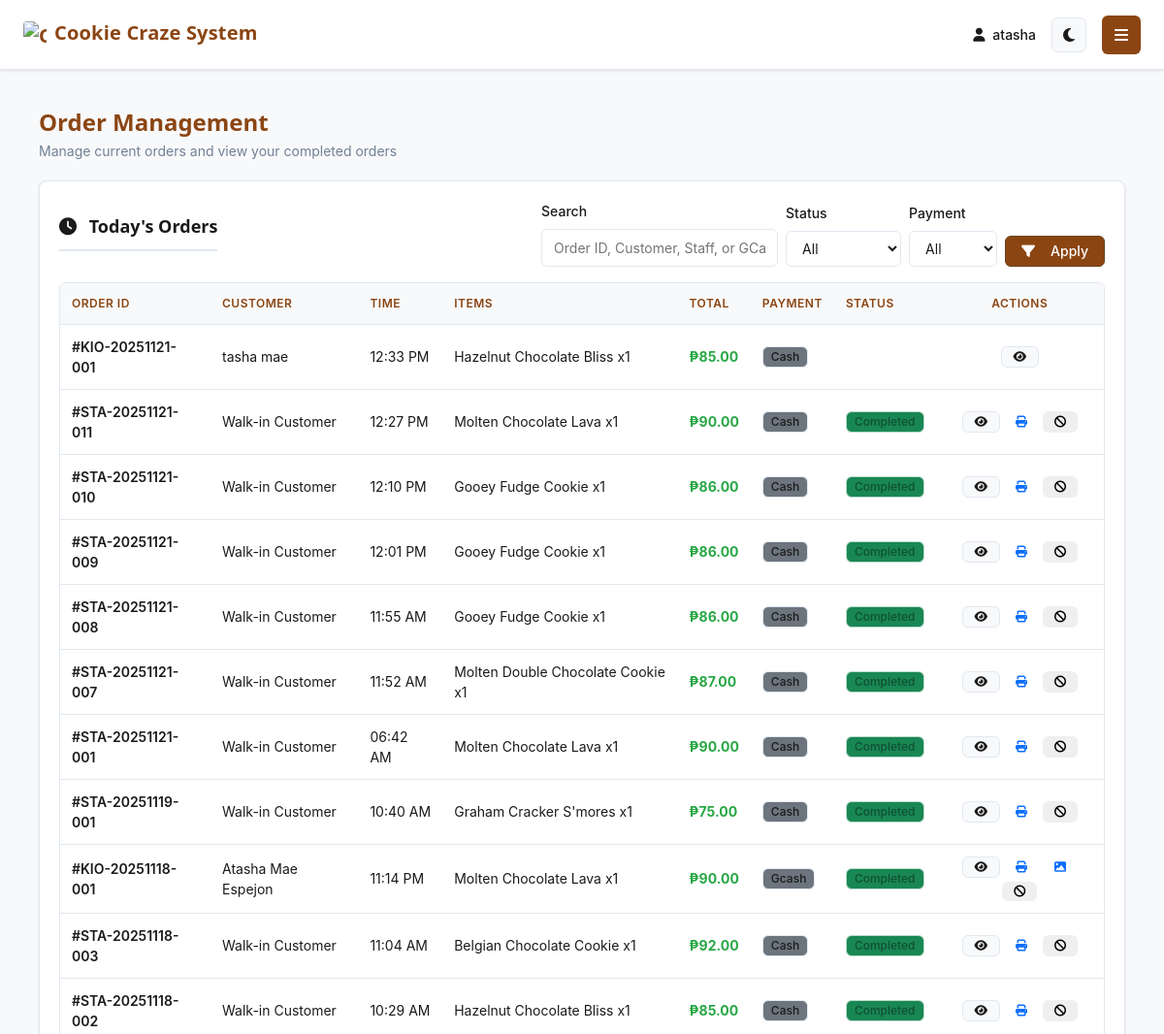
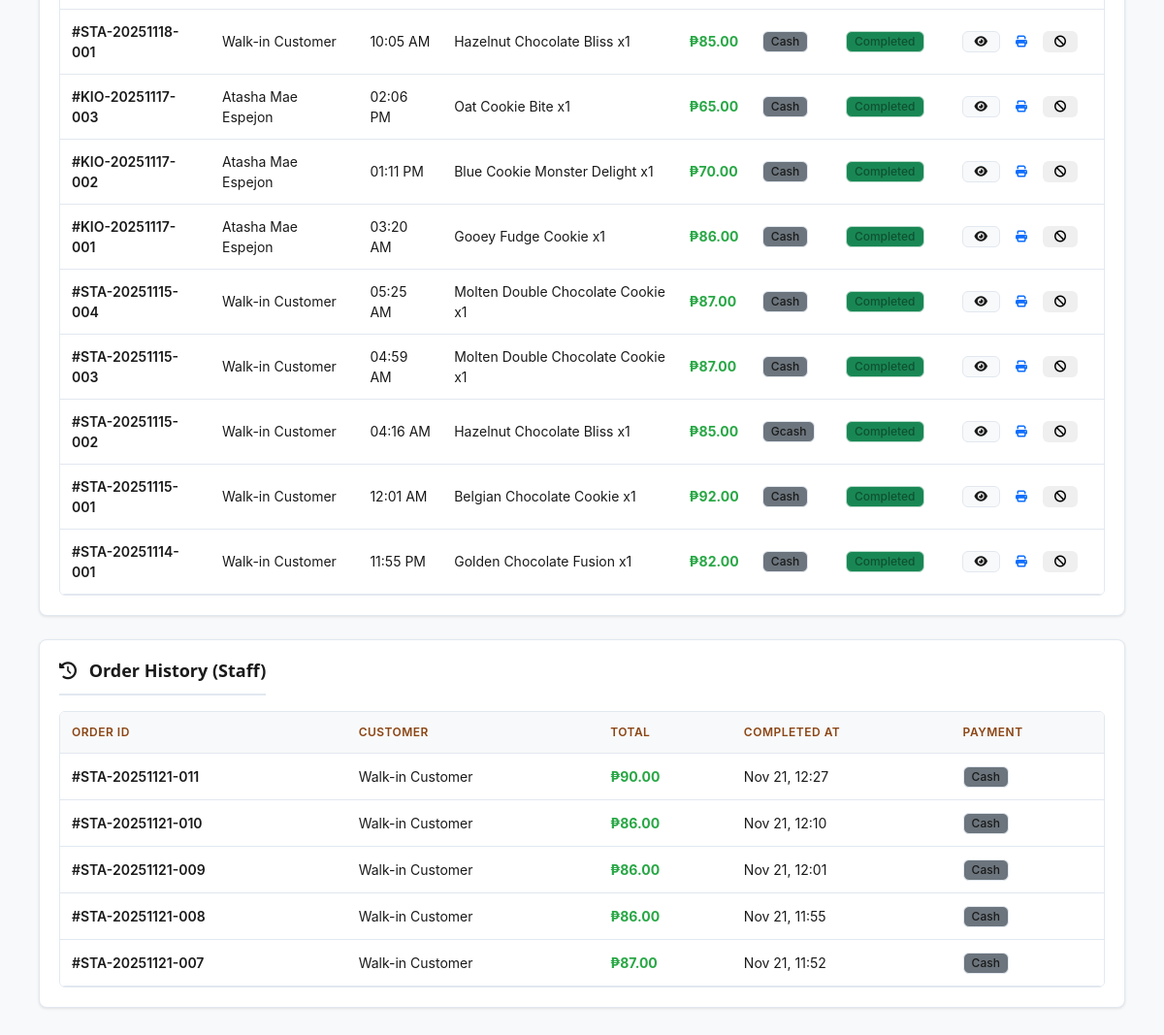
The app's page /app/order-management/ (signed in) with its own data (2 pictures, top to bottom).
### cookie_app/models.py (models this page shows, shortened)
class Order(models.Model):
    ORDER_TYPES = [('kiosk', 'Kiosk Order'), ('staff', 'Staff Recorded')]
    PAYMENT_METHODS = [('cash', 'Cash'), ('gcash', 'GCash')]
    STATUS_CHOICES = [
        ('pending', 'Pending'),
        ('preparing', 'Preparing'),
        ('ready', 'Ready'),
        ('completed', 'Completed'),
        ('voided', 'Voided'),
        ('cancelled', 'Cancelled')
    ]
    order_id = models.CharField(max_length=20, unique=True, blank=True)
    customer = models.ForeignKey(Customer, on_delete=models.SET_NULL, null=True, blank=True, related_name='orders')
    customer_name = models.CharField(max_length=100, blank=True, null=True)
    customer_phone = models.CharField(max_length=20, blank=True, null=True)
    hex_id = models.CharField(max_length=8, unique=True, blank=True, editable=False)
    staff = models.ForeignKey(User, on_delete=models.SET_NULL, null=True, blank=True, related_name='recorded_orders')
    branch = models.ForeignKey(Branch, on_delete=models.SET_NULL, null=True, blank=True, related_name='orders')
    order_type = models.CharField(max_length=10, choices=ORDER_TYPES, default='kiosk')
    total_amount = models.DecimalField(max_digits=10, decimal_places=2, validators=[MinValueValidator(Decimal('0.01'))])
    payment_method = models.CharField(max_length=20, choices=PAYMENT_METHODS, default='gcash')
    status = models.CharField(max_length=20, choices=STATUS_CHOICES, default='pending')
    notes = models.TextField(blank=True, null=True)
    is_paid = models.BooleanField(default=False)
    created_at = models.DateTimeField(auto_now_add=True)
    updated_at = models.DateTimeField(auto_now=True)
    paid_at = models.DateTimeField(null=True, blank=True)
    completed_at = models.DateTimeField(null=True, blank=True)
    is_daily_report = models.BooleanField(default=False)
    report_date = models.DateField(null=True, blank=True)
    gcash_reference = models.CharField(max_length=64, null=True, blank=True)
    gcash_amount = models.DecimalField(max_digits=10, decimal_places=2, null=True, blank=True)
    gcash_verified_by = models.ForeignKey(User, null=True, blank=True, on_delete=models.SET_NULL, related_name='gcash_verified_orders')
    gcash_verified_at = models.DateTimeField(null=True, blank=True)
    gcash_screenshot = models.ImageField(upload_to='gcash_receipts/', null=True, blank=True)
    cash_received = models.DecimalField(
        max_digits=10,
        decimal_places=2,
        null=True,
        blank=True,
        validators=[MinValueValidator(Decimal('0.00'))],
        help_text="Amount of cash received from customer"
    )
    change = models.DecimalField(
        max_digits=10,
        decimal_places=2,
        null=True,
        blank=True,
        validators=[MinValueValidator(Decimal('0.00'))],
        help_text="Change returned to customer"
    )
    class Meta:
        permissions = [
            ("void_any_order", "Can void any order"),
            ("view_all_orders", "Can view all orders"),
        ]

class OrderItem(models.Model):
    order = models.ForeignKey(Order, on_delete=models.CASCADE, related_name='items')
    cookie = models.ForeignKey(Cookie, on_delete=models.CASCADE)
    quantity = models.PositiveIntegerField(default=1, validators=[MinValueValidator(1)])
    price = models.DecimalField(max_digits=8, decimal_places=2, validators=[MinValueValidator(Decimal('0.01'))])
    @property
    def total_price(self):
        return self.quantity * self.price

class Cookie(models.Model):
    FLAVOR_CHOICES = [
        ('chocolate', 'Chocolate'), ('vanilla', 'Vanilla'), ('strawberry', 'Strawberry'),
        ('oatmeal', 'Oatmeal'), ('peanut_butter', 'Peanut Butter'), ('butter', 'Butter'),
        ('white_chocolate', 'White Chocolate'), ('almond', 'Almond'), ('pistachio', 'Pistachio'),
        ('caramel', 'Caramel'), ('mint_chocolate', 'Mint Chocolate'), ('cream_cheese', 'Cream Cheese'),
        ('spice', 'Spice'), ('ube', 'Ube'), ('matcha', 'Matcha'),
        ('chocolate_hazelnut', 'Chocolate Hazelnut'), ('chocolate_marshmallow', 'Chocolate Marshmallow'),
        ('almond_oat', 'Almond Oat'),
    ]
    category = models.ForeignKey(Category, on_delete=models.PROTECT, related_name='cookies')
    image = models.ImageField(upload_to='cookies/', null=True, blank=True)
    name = models.CharField(max_length=100)
    flavor = models.CharField(max_length=30, choices=FLAVOR_CHOICES)
    price = models.DecimalField(max_digits=6, decimal_places=2, validators=[MinValueValidator(Decimal('0.01'))])
    stock_quantity = models.IntegerField(default=0, validators=[MinValueValidator(0)])
    description = models.TextField(blank=True, null=True)
    expiration_date = models.DateField(blank=True, null=True)
    is_available = models.BooleanField(default=True)
    created_at = models.DateTimeField(auto_now_add=True)
    updated_at = models.DateTimeField(auto_now=True)

### cookie_app/views.py (the view)
    def _wrapped_view(request, *args, **kwargs):
        if not request.user.is_authenticated:
            return redirect('home')
        if not is_approved_staff(request.user):
            return redirect('pending_approval')
        return view_func(request, *args, **kwargs)

### templates/orders/order_management.html (shortened to what this page needs)
{% extends 'base.html' %}
{% load static %}
{% block content %}
<div class="content staff-page">
  <div class="unified-page-header">
    <div>
      <h1 class="unified-h1 mb-1">Order Management</h1>
      <p class="text-muted mb-1" style="font-size: var(--text-sm);">Manage current orders and view your completed orders</p>
    </div>
  </div>
  <div class="unified-card mb-4">
    <div class="d-flex justify-content-between align-items-center mb-3 flex-wrap gap-2">
      <h2 class="unified-h2 mb-0">
        <i class="fas fa-clock me-2"></i>
        {% if filter_values.is_admin %}All Orders{% else %}Today's Orders{% endif %}
      </h2>
      <form method="get" class="d-flex align-items-end gap-2 flex-wrap">
        <div>
          <label class="unified-form-label">Search</label>
          <input type="text" name="search" value="{{ filter_values.search }}" class="unified-form-control" placeholder="Order ID, Customer, Staff, or GCash Ref">
        </div>
        <div>
          <label class="unified-form-label">Status</label>
          <select name="status" class="unified-form-control">
            <option value="">All</option>
          </select>
        </div>
        <div>
          <label class="unified-form-label">Payment</label>
          <select name="payment" class="unified-form-control">
            <option value="">All</option>
          </select>
        </div>
        <button type="submit" class="unified-btn unified-btn-primary" style="margin-top: 1.6rem;">
          <i class="fas fa-filter me-2"></i>Apply
        </button>
      </form>
    </div>
    <div class="unified-table-container">
      <table class="unified-table">
        <thead>
          <tr>
            <th>Order ID</th>
            <th>Customer</th>
            <th>{% if filter_values.is_admin %}Created{% else %}Time{% endif %}</th>
            <th>Items</th>
            <th>Total</th>
            <th>Payment</th>
            <th>Status</th>
            <th class="text-center">Actions</th>
          </tr>
        </thead>
        <tbody>
          {% if orders_today %}
            {% for order in orders_today %}
              <tr>
                <td class="fw-semibold">#{{ order.order_id }}</td>
                <td>{{ order.customer_name|default:"Walk-in" }}</td>
                {% if filter_values.is_admin %}
                  <td>{{ order.staff.username|default:"-" }}</td>
                  <td>{{ order.created_at|date:"Y-m-d H:i" }}</td>
                {% else %}
                  <td>{{ order.created_at|date:"h:i A" }}</td>
                {% endif %}
                <td>
                  {% for item in order.items.all %}
                    {{ item.cookie.name }} x{{ item.quantity }}{% if not forloop.last %}, {% endif %}
                  {% empty %}
                    —
                  {% endfor %}
                </td>
                <td class="fw-bold text-success">₱{{ order.total_amount|floatformat:2 }}</td>
                <td><span class="badge bg-secondary text-capitalize">{{ order.payment_method }}</span></td>
                <td>
                  {% if order.status == 'pending' %}
                  <span class="badge bg-warning text-dark">Pending</span>
                  {% elif order.status == 'preparing' %}
                  <span class="badge bg-info">Preparing</span>
                  {% elif order.status == 'ready' %}
                  <span class="badge bg-primary">Ready</span>
                  {% elif order.status == 'completed' %}
                  <span class="badge bg-success">Completed</span>
                  {% elif order.status == 'voided' %}
                  <span class="badge bg-danger">Voided</span>
                  {% endif %}
                </td>
                <td class="text-center">
                  <div class="d-flex gap-1 justify-content-center flex-wrap">
                    {% if filter_values.is_admin %}
                      <a href="{% url 'admin_order_detail' order.id %}" class="unified-btn unified-btn-sm unified-btn-secondary" title="View Details">
                        <i class="fas fa-eye"></i>
                      </a>
                    {% else %}
                      <button class="unified-btn unified-btn-sm unified-btn-secondary" title="View Details" data-bs-toggle="modal" data-bs-target="#orderDetailsModal-{{ order.id }}">
                        <i class="fas fa-eye"></i>
                      </button>
                    {% endif %}
                    {% if order.status == 'completed' %}
                      <a href="{% url 'staff_order_receipt' order.id %}" class="unified-btn unified-btn-sm unified-btn-outline" title="Print Receipt" data-no-loading>
                        <i class="fas fa-print"></i>
                      </a>
                    {% elif order.payment_method == 'gcash' and not order.is_paid %}
                      <button class="unified-btn unified-btn-sm unified-btn-outline" title="Receipt disabled until verified" disabled>
                        <i class="fas fa-print"></i>
                      </button>
                    {% endif %}
                    {% if order.payment_method == 'gcash' and order.gcash_screenshot %}
                      <a class="unified-btn unified-btn-sm unified-btn-outline" href="{{ order.gcash_screenshot.url }}" title="View GCash Receipt" target="_blank" data-no-loading>
                        <i class="fas fa-image"></i>
                      </a>
                    {% endif %}
                    {% if order.status != 'voided' and order.status != 'cancelled' %}
                      <button type="button" class="unified-btn unified-btn-sm unified-btn-warning void-order-btn" data-order-id="{{ order.id }}" title="Cancel / Void Order">
                        <i class="fas fa-ban"></i>
                      </button>
                    {% endif %}
                  </div>
                </td>
              </tr>
            {% endfor %}
          {% else %}
            <tr>
              <td colspan="8" class="text-center py-4 text-muted">No orders today</td>
            </tr>
          {% endif %}
        </tbody>
      </table>
    </div>
  </div>
  <div class="unified-card">
    <div class="d-flex justify-content-between align-items-center mb-3">
      <h2 class="unified-h2 mb-0"><i class="fas fa-history me-2"></i> Order History (Staff)</h2>
    </div>
    <div class="unified-table-container">
      <table class="unified-table">
        <thead>
          <tr>
            <th>Order ID</th>
            <th>Customer</th>
            <th>Total</th>
            <th>Completed At</th>
            <th>Payment</th>
          </tr>
        </thead>
        <tbody>
          {% if staff_completed_orders %}
            {% for order in staff_completed_orders %}
              <tr>
                <td class="fw-semibold">#{{ order.order_id }}</td>
                <td>{{ order.customer_name|default:"Walk-in" }}</td>
                <td class="fw-bold text-success">₱{{ order.total_amount|floatformat:2 }}</td>
                <td>{{ order.completed_at|date:"M d, H:i" }}</td>
                <td><span class="badge bg-secondary text-capitalize">{{ order.payment_method }}</span></td>
              </tr>
            {% endfor %}
          {% else %}
            <tr>
              <td colspan="5" class="text-center py-4 text-muted">No completed orders yet</td>
            </tr>
          {% endif %}
        </tbody>
      </table>
    </div>
  </div>
</div>
{% endblock %}

### templates/base.html (shortened to what this page needs)
<!DOCTYPE html>
<html lang="en">
<head>
    {% load static %}
    <link href="https://cdn.jsdelivr.net/npm/bootstrap@5.3.2/dist/css/bootstrap.min.css" rel="stylesheet">
    <link rel="stylesheet" href="https://cdnjs.cloudflare.com/ajax/libs/font-awesome/6.4.0/css/all.min.css">
    <link rel="stylesheet" href="{% static 'css/style.css' %}">
</head>
<body data-theme="light" {% if user.is_authenticated %}class="authenticated"{% endif %}>
    {% if user.is_authenticated %}
    <div class="main-content" id="main-content">
        <header class="header">
            <div class="header-title">
                {% if request.path == '/app/admin-dashboard/' %}
                    Admin Dashboard
                {% elif request.path == '/app/staff-dashboard/' %}
                    Staff Dashboard
                {% elif 'inventory' in request.path %}
                    <span class="brand-title">
                        <img src="{% static 'images/cookie-craze-logo.png' %}" alt="Cookie Craze" class="brand-logo">
                        <span>Cookie Craze System</span>
                    </span>
                {% elif 'sale' in request.path and 'daily-sales' not in request.path %}
                    <span class="brand-title">
                        <img src="{% static 'images/cookie-craze-logo.png' %}" alt="Cookie Craze" class="brand-logo">
                        <span>Cookie Craze System</span>
                    </span>
                {% elif 'daily-sales' in request.path %}
                    <span class="brand-title">
                        <img src="{% static 'images/cookie-craze-logo.png' %}" alt="Cookie Craze" class="brand-logo">
                        <span>Cookie Craze System</span>
                    </span>
                {% elif 'staff-management' in request.path %}
                    Staff Management
                {% elif 'admin-sales-monitoring' in request.path %}
                    Sales Monitoring
                {% elif 'staff-sales-history' in request.path %}
                    My Sales History
                {% elif 'report' in request.path %}
                    Reports & Analytics
                {% else %}
                    <span class="brand-title">
                        <img src="{% static 'images/cookie-craze-logo.png' %}" alt="Cookie Craze" class="brand-logo">
                        <span>Cookie Craze System</span>
                    </span>
                {% endif %}
            </div>
            <div class="header-right">
                <div class="user-info">
                    <span>
                        {% if user.is_superuser or user.staff.role == 'admin' %}
                            <i class="fas fa-crown text-warning me-1"></i>
                        {% else %}
                            <i class="fas fa-user me-1"></i>
                        {% endif %}
                        {{ user.username }}
                    </span>
                    <button class="theme-toggle" id="themeToggle" title="Toggle dark mode">
                    </button>
                </div>
                <button class="sidebar-toggle" id="sidebarToggle" title="Toggle sidebar">
                    <i class="fas fa-bars"></i>
                </button>
            </div>
        </header>
        <div class="content">
            {% block content %}
            {% endblock %}
        </div>
    </div>
    {% endif %}
</body>
</html>

### records on screen
Order: order_id "KIO-20251121-001", customer_name "tasha mae", created_at "12:33 PM", total_amount "85.00", payment_method "Cash"
OrderItem: cookie.name "Hazelnut Chocolate Bliss", quantity "1"
Order: order_id "STA-20251121-011", customer_name "Walk-in Customer", created_at "12:27 PM", total_amount "90.00", payment_method "Cash", status "Completed", completed_at "Nov 21, 12:27"
OrderItem: cookie.name "Molten Chocolate Lava", quantity "1"
Order: order_id "STA-20251121-010", customer_name "Walk-in Customer", created_at "12:10 PM", total_amount "86.00", payment_method "Cash", status "Completed", completed_at "Nov 21, 12:10"
OrderItem: cookie.name "Gooey Fudge Cookie", quantity "1"
Order: order_id "STA-20251121-009", customer_name "Walk-in Customer", created_at "12:01 PM", total_amount "86.00", payment_method "Cash", status "Completed", completed_at "Nov 21, 12:01"
OrderItem: cookie.name "Gooey Fudge Cookie", quantity "1"
Order: order_id "STA-20251121-008", customer_name "Walk-in Customer", created_at "11:55 AM", total_amount "86.00", payment_method "Cash", status "Completed", completed_at "Nov 21, 11:55"
OrderItem: cookie.name "Gooey Fudge Cookie", quantity "1"
Order: order_id "STA-20251121-007", customer_name "Walk-in Customer", created_at "11:52 AM", total_amount "87.00", payment_method "Cash", status "Completed", completed_at "Nov 21, 11:52"
OrderItem: cookie.name "Molten Double Chocolate Cookie", quantity "1"
Order: order_id "STA-20251121-001", customer_name "Walk-in Customer", created_at "06:42 AM", total_amount "90.00", payment_method "Cash", status "Completed"
OrderItem: cookie.name "Molten Chocolate Lava", quantity "1"
Order: order_id "STA-20251119-001", customer_name "Walk-in Customer", created_at "10:40 AM", total_amount "75.00", payment_method "Cash", status "Completed"
OrderItem: cookie.name "Graham Cracker S'mores", quantity "1"
Order: order_id "KIO-20251118-001", customer_name "Atasha Mae Espejon", created_at "11:14 PM", total_amount "90.00", payment_method "Gcash", status "Completed"
OrderItem: cookie.name "Molten Chocolate Lava", quantity "1"
Order: order_id "STA-20251118-003", customer_name "Walk-in Customer", created_at "11:04 AM", total_amount "92.00", payment_method "Cash", status "Completed"
OrderItem: cookie.name "Belgian Chocolate Cookie", quantity "1"
Order: order_id "STA-20251118-002", customer_name "Walk-in Customer", created_at "10:29 AM", total_amount "85.00", payment_method "Cash", status "Completed"
OrderItem: cookie.name "Hazelnut Chocolate Bliss", quantity "1"
Order: order_id "STA-20251118-001", customer_name "Walk-in Customer", created_at "10:05 AM", total_amount "85.00", payment_method "Cash", status "Completed"
OrderItem: cookie.name "Hazelnut Chocolate Bliss", quantity "1"
Order: order_id "KIO-20251117-003", customer_name "Atasha Mae Espejon", created_at "02:06 PM", total_amount "65.00", payment_method "Cash", status "Completed"
OrderItem: cookie.name "Oat Cookie Bite", quantity "1"
Order: order_id "KIO-20251117-002", customer_name "Atasha Mae Espejon", created_at "01:11 PM", total_amount "70.00", payment_method "Cash", status "Completed"
OrderItem: cookie.name "Blue Cookie Monster Delight", quantity "1"
Order: order_id "KIO-20251117-001", customer_name "Atasha Mae Espejon", created_at "03:20 AM", total_amount "86.00", payment_method "Cash", status "Completed"
OrderItem: cookie.name "Gooey Fudge Cookie", quantity "1"
Order: order_id "STA-20251115-004", customer_name "Walk-in Customer", created_at "05:25 AM", total_amount "87.00", payment_method "Cash", status "Completed"
OrderItem: cookie.name "Molten Double Chocolate Cookie", quantity "1"
Order: order_id "STA-20251115-003", customer_name "Walk-in Customer", created_at "04:59 AM", total_amount "87.00", payment_method "Cash", status "Completed"
OrderItem: cookie.name "Molten Double Chocolate Cookie", quantity "1"
Order: order_id "STA-20251115-002", customer_name "Walk-in Customer", created_at "04:16 AM", total_amount "85.00", payment_method "Gcash", status "Completed"
OrderItem: cookie.name "Hazelnut Chocolate Bliss", quantity "1"
Order: order_id "STA-20251115-001", customer_name "Walk-in Customer", created_at "12:01 AM", total_amount "92.00", payment_method "Cash", status "Completed"
OrderItem: cookie.name "Belgian Chocolate Cookie", quantity "1"
Order: order_id "STA-20251114-001", customer_name "Walk-in Customer", created_at "11:55 PM", total_amount "82.00", payment_method "Cash", status "Completed"
OrderItem: cookie.name "Golden Chocolate Fusion", quantity "1"

### other values on screen
{{ user.username }} "atasha"
